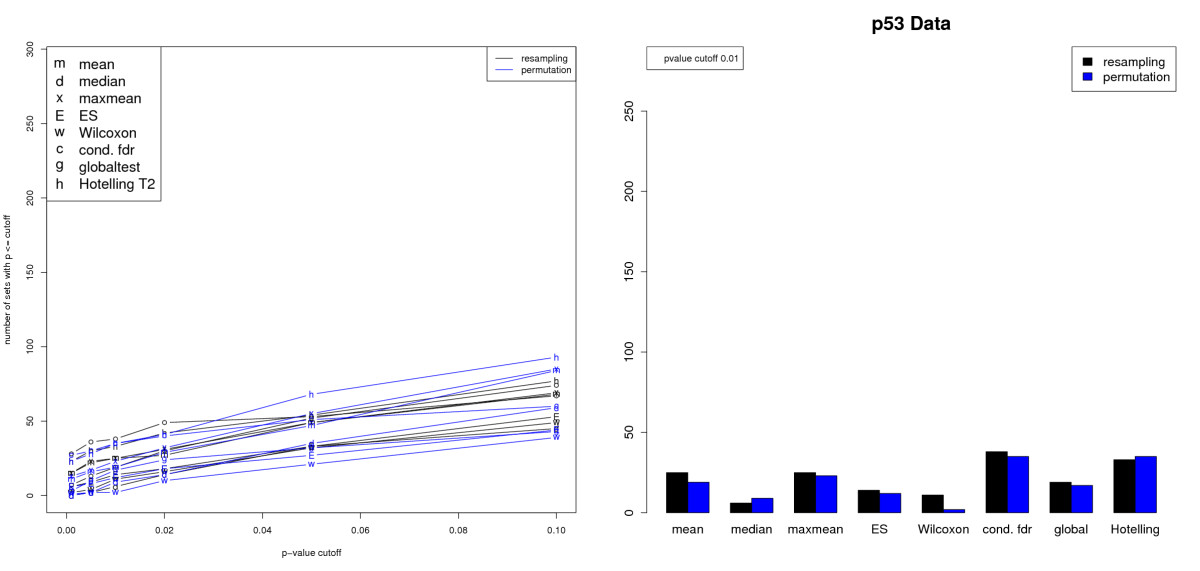
#> input picture PMC2661051/figure-reproduction/published/Fig2.png, 1200 x 571 px, found by its file name
$ python read_published.py ../published/Fig2.png ../published/Fig4.png
#> lines starting #> are read from the running program, lines starting #| are printed output that depends on the picture
#!/usr/bin/env python3
"""Read the plotted values of Figs 2, 3 and 4 off the published figure files (Springer originals,
1200 px wide).

Each axis is calibrated from its own tick marks (pixel rows or columns found in the image and
listed below with the tick labels they carry); nothing inside the plot box is fitted.

- Figs 2 and 4, right panels: the bar heights at p-value cutoff 0.01, resampling (black) and
  permutation (blue), for the eight gene set statistics. A bar's top is the first dark pixel
  (grey < 128) in its middle column below the legend.
- Fig. 3: the counts of the two histograms (mean pairwise correlation, bins of 0.01 from -0.01 to
  0.30; mean absolute correlation, bins of 0.005 from 0.125 to 0.325).

Usage: read_published.py FIGDIR OUT.json
"""
import json
import sys
from pathlib import Path

import numpy as np
from PIL import Image

STATS = ["mean", "median", "maxmean", "es", "wilcoxon", "condfdr", "globaltest", "hotelling"]


def grey(path):
    return np.asarray(Image.open(path).convert("L")).astype(int)


def find_ticks(a, x0, x1, rows):
    """Rows where the short tick marks left of a y axis are dark."""
    return [y for y in rows if a[y, x0:x1].mean() < 160]


def bars(path, top_value):
    a = grey(path)
    # y axis of the right panel: x = 646; tick marks at x 642-645
    ticks = find_ticks(a, 642, 646, range(60, 530))
    zero, top = max(ticks), min(ticks)
    scale = (zero - top) / top_value  # pixels per set
    out = {"axis": {"tick_rows": ticks, "zero_row": zero, "top_row": top, "top_value": top_value,
                    "pixels_per_unit": round(scale, 4)}, "bars": {}}
    for k, st in enumerate(STATS):
        for method, x in (("resampling", 677 + 64 * k), ("permutation", 698 + 64 * k)):
            col = a[100:zero + 1, x]
            dark = np.where(col < 128)[0]
            t = 100 + dark.min() if len(dark) else zero
            v = (zero - t) / scale
            out["bars"][f"{st}.{method}"] = {"column": x, "top_row": int(t), "value": round(float(v), 2),
                                             "read": int(round(v))}
    return out


def histogram(a, zero_row, rows_per_count, x_of, lo, width, nbins, top_limit):
    counts = []
    for i in range(nbins):
        centre = lo + (i + 0.5) * width
        x = int(round(x_of(centre)))
        col = a[top_limit:int(zero_row) + 1, x]
        dark = np.where(col < 128)[0]
        t = top_limit + dark.min() if len(dark) else zero_row
        counts.append({"bin": [round(lo + i * width, 3), round(lo + (i + 1) * width, 3)], "column": x,
                       "value": round(float((zero_row - t) / rows_per_count), 2),
                       "read": int(round((zero_row - t) / rows_per_count))})
    return counts


def fig3(path):
    a = grey(path)
    # x axis ticks (both panels): 0.00 at column 165.5, 0.30 at 1041.5 (columns found at rows 358-369)
    xt0, xt1 = 165.5, 1041.5
    x_of = lambda v: xt0 + (v - 0.0) / 0.30 * (xt1 - xt0)
    # top panel y ticks: 0 at row 347.5 ... 60 at row 99 (rows found left of the axis at x 88-95)
    top_ticks = find_ticks(a, 88, 96, range(80, 360))
    bot_ticks = find_ticks(a, 88, 96, range(580, 840))
    top_zero, top_hi = (347 + 348) / 2, 99
    bot_zero, bot_hi = (827 + 828) / 2, 599
    top = histogram(a, top_zero, (top_zero - top_hi) / 60, x_of, -0.01, 0.01, 31, 95)
    bot = histogram(a, bot_zero, (bot_zero - bot_hi) / 40, x_of, 0.125, 0.005, 40, 560)
    return {"axis": {"x_ticks": {"0.00": xt0, "0.30": xt1}, "top_tick_rows": top_ticks, "bottom_tick_rows": bot_ticks},
            "mean_correlation": top, "mean_abs_correlation": bot}


def main():
    figdir, out = Path(sys.argv[1]), Path(sys.argv[2])
    res = {"fig2": bars(figdir / "Fig2.png", 250), "fig4": bars(figdir / "Fig4.png", 80),
           "fig3": fig3(figdir / "Fig3.png")}
#> in grey, `return np.asarray(Image.open(path).convert("L")).astype(int)`:
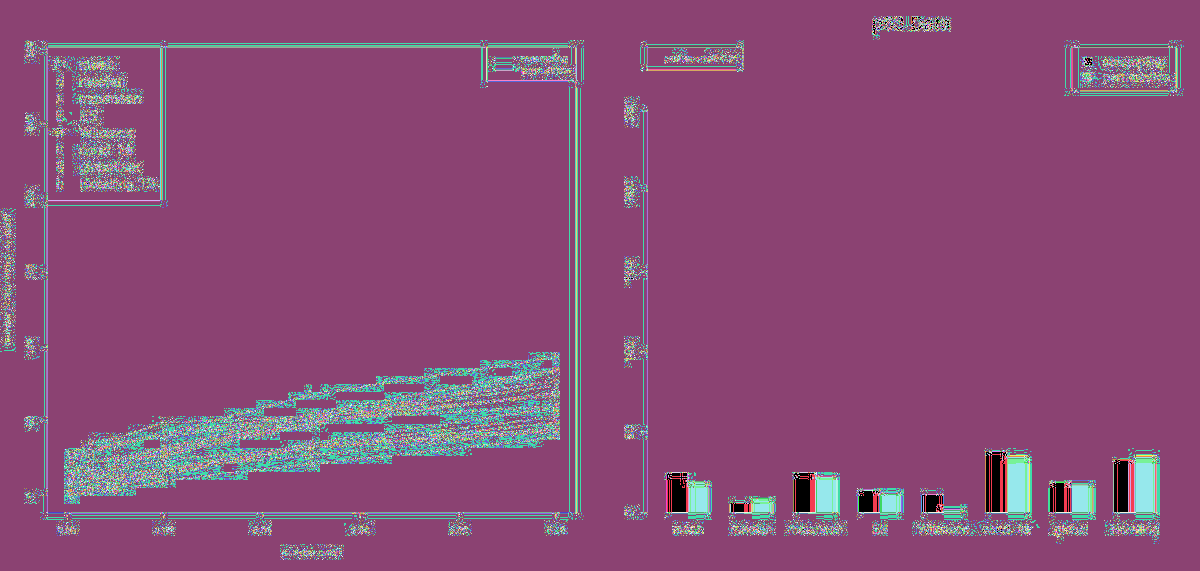
#> returned value: shape (571, 1200) int64; 256 distinct labels, from 0 to 255; one colour per label, 0 black
#> in bars, `ticks = find_ticks(a, 642, 646, range(60, 530))`: ticks = [111, 191, 271, 432, 512]
#> in bars, `zero, top = max(ticks), min(ticks)`: zero = 512; top = 111
#> in bars, `scale = (zero - top) / top_value`: scale = 1.6
#> after the loop in bars, `for k, st in enumerate(STATS):`: out = 2 items
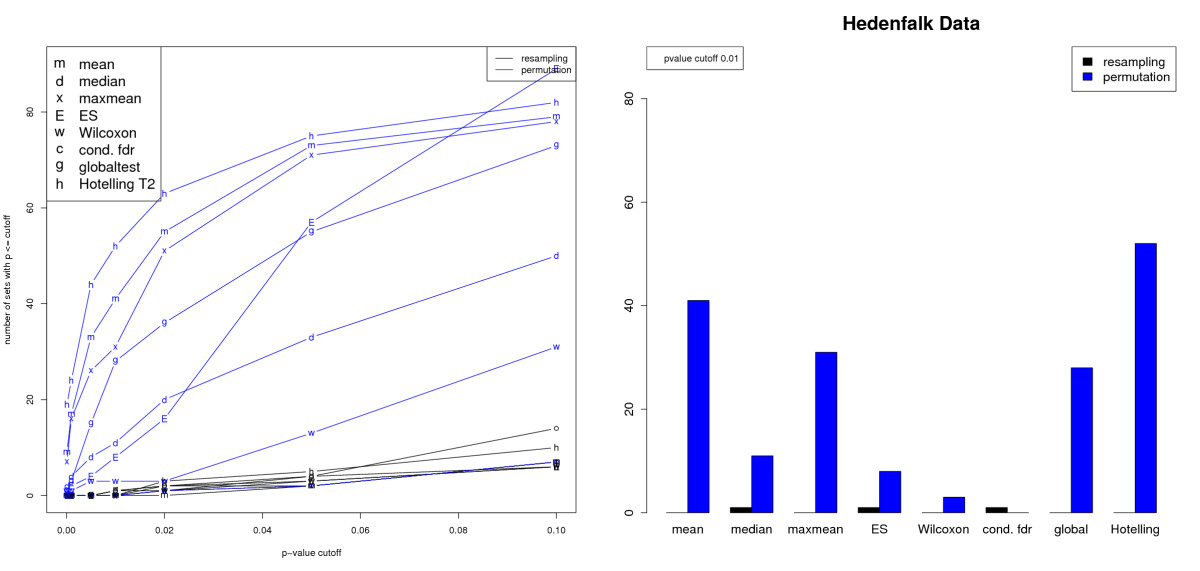
#> input picture PMC2661051/figure-reproduction/published/Fig4.png, 1200 x 571 px, found by its file name
#> in grey (call 2), `return np.asarray(Image.open(path).convert("L")).astype(int)`:
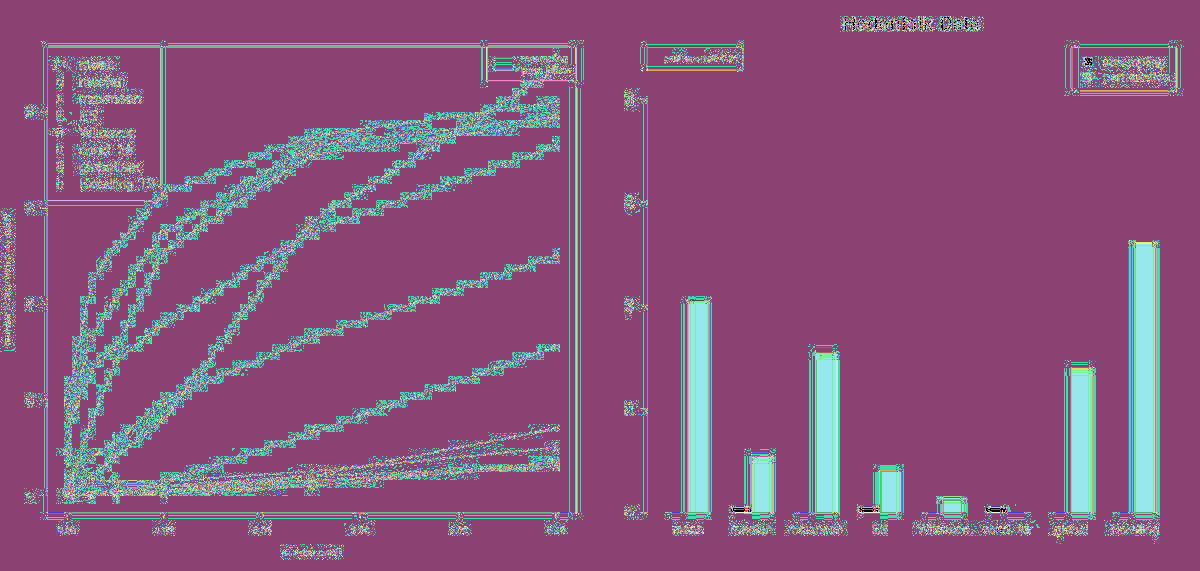
#> returned value: shape (571, 1200) int64; 256 distinct labels, from 0 to 255; one colour per label, 0 black
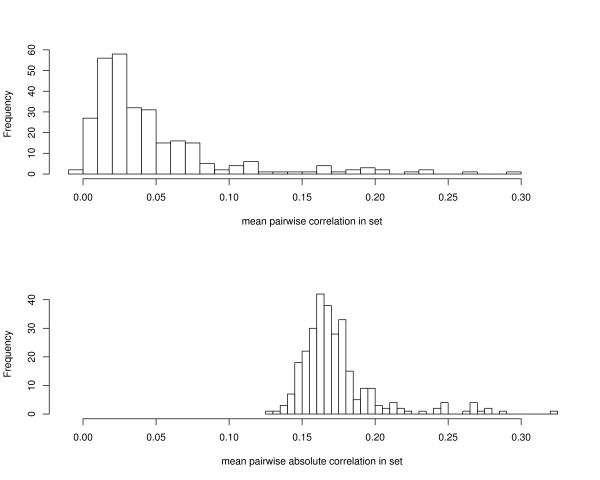
#> input picture PMC2661051/figure-reproduction/published/Fig3.png, 1200 x 960 px, found by its file name (shown at 1/2 size)
#> in grey (call 3), `return np.asarray(Image.open(path).convert("L")).astype(int)`:
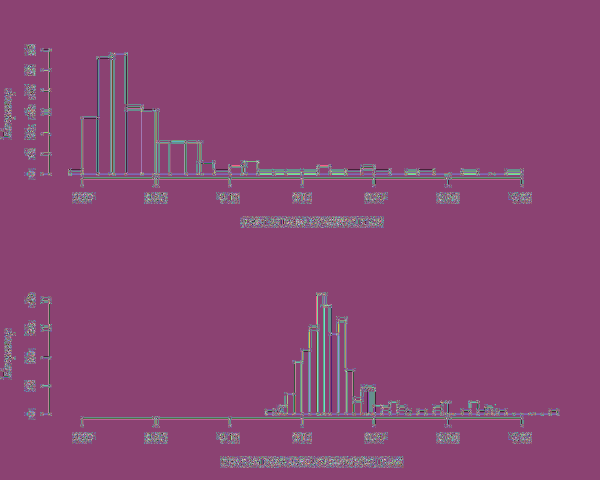
#> returned value: shape (960, 1200) int64 (shown at 1/2 size); 256 distinct labels, from 0 to 255; one colour per label, 0 black
#> in fig3, `top_ticks = find_ticks(a, 88, 96, range(80, 360))`: top_ticks = [99, 140, 141, 182, 223, 224, 264, 265, 306, 347, 348]
#> in fig3, `bot_ticks = find_ticks(a, 88, 96, range(580, 840))`: bot_ticks = [599, 656, 713, 770, 771, 827, 828]
#> the loop in histogram, `for i in range(nbins):` made 31 passes
#> (dark, t) on passes 1 to 12: ([244, 252], 339), ([141, 252], 236), ([21, 252], 116), ([12, 13, 252], 107), ([120, 252], 215), ([124, 252], 219), ([190, 191, 252], 285), ([186, 187, 252], 281), ([190, 191, 252], 285), ([232, 252], 327), ([244, 252], 339), ([236, 252], 331)
#> after the loop in histogram, `for i in range(nbins):`: counts = 31 items
#> the loop in histogram (call 2), `for i in range(nbins):` made 40 passes
#> (dark, t) on passes 1 to 12: ([262, 267], 822), ([262, 267], 822), ([250, 251, 267], 810), ([227, 228, 267], 787), ([164, 165, 267], 724), ([142, 267], 702), ([96, 267], 656), ([27, 28, 267], 587), ([50, 51, 267], 610), ([107, 108, 267], 667), ([79, 267], 639), ([182, 267], 742)
#> in fig3, `bot = histogram(a, bot_zero, (bot_zero - bot_hi) / 40, x_of, 0.125, 0...`: bot = 40 items
    res["fig3"]["total_top"] = sum(b["read"] for b in res["fig3"]["mean_correlation"])
    res["fig3"]["total_bottom"] = sum(b["read"] for b in res["fig3"]["mean_abs_correlation"])
    out.write_text(json.dumps(res, indent=1) + "\n")


if __name__ == "__main__":
    main()
